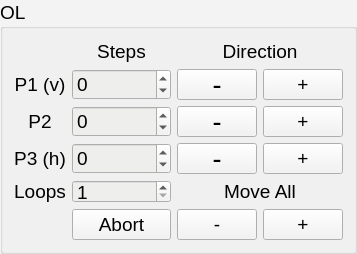
                  <widget class="QGroupBox" name="groupBoxUR_5">
                   <property name="sizePolicy">
                    <sizepolicy hsizetype="Expanding" vsizetype="Ignored">
                     <horstretch>0</horstretch>
                     <verstretch>0</verstretch>
                    </sizepolicy>
                   </property>
                   <property name="palette">
                    <palette>
                     <active>
                      <colorrole role="Button">
                       <brush brushstyle="SolidPattern">
                        <color alpha="255">
                         <red>243</red>
                         <green>243</green>
                         <blue>243</blue>
                        </color>
                       </brush>
                      </colorrole>
                      <colorrole role="Base">
                       <brush brushstyle="SolidPattern">
                        <color alpha="255">
                         <red>238</red>
                         <green>238</green>
                         <blue>236</blue>
                        </color>
                       </brush>
                      </colorrole>
                      <colorrole role="Window">
                       <brush brushstyle="SolidPattern">
                        <color alpha="255">
                         <red>243</red>
                         <green>243</green>
                         <blue>243</blue>
                        </color>
                       </brush>
                      </colorrole>
                     </active>
                     <inactive>
                      <colorrole role="Button">
                       <brush brushstyle="SolidPattern">
                        <color alpha="255">
                         <red>243</red>
                         <green>243</green>
                         <blue>243</blue>
                        </color>
                       </brush>
                      </colorrole>
                      <colorrole role="Base">
                       <brush brushstyle="SolidPattern">
                        <color alpha="255">
                         <red>238</red>
                         <green>238</green>
                         <blue>236</blue>
                        </color>
                       </brush>
                      </colorrole>
                      <colorrole role="Window">
                       <brush brushstyle="SolidPattern">
                        <color alpha="255">
                         <red>243</red>
                         <green>243</green>
                         <blue>243</blue>
                        </color>
                       </brush>
                      </colorrole>
                     </inactive>
                     <disabled>
                      <colorrole role="Button">
                       <brush brushstyle="SolidPattern">
                        <color alpha="255">
                         <red>243</red>
                         <green>243</green>
                         <blue>243</blue>
                        </color>
                       </brush>
                      </colorrole>
                      <colorrole role="Base">
                       <brush brushstyle="SolidPattern">
                        <color alpha="255">
                         <red>243</red>
                         <green>243</green>
                         <blue>243</blue>
                        </color>
                       </brush>
                      </colorrole>
                      <colorrole role="Window">
                       <brush brushstyle="SolidPattern">
                        <color alpha="255">
                         <red>243</red>
                         <green>243</green>
                         <blue>243</blue>
                        </color>
                       </brush>
                      </colorrole>
                     </disabled>
                    </palette>
                   </property>
                   <property name="font">
                    <font>
                     <pointsize>14</pointsize>
                    </font>
                   </property>
                   <property name="title">
                    <string>OL</string>
                   </property>
                   <layout class="QGridLayout" name="gridLayout_29">
                    <item row="4" column="0">
                     <widget class="QLabel" name="label_38">
                      <property name="sizePolicy">
                       <sizepolicy hsizetype="Expanding" vsizetype="Ignored">
                        <horstretch>0</horstretch>
                        <verstretch>0</verstretch>
                       </sizepolicy>
                      </property>
                      <property name="font">
                       <font>
                        <pointsize>14</pointsize>
                       </font>
                      </property>
                      <property name="text">
                       <string>Loops</string>
                      </property>
                      <property name="alignment">
                       <set>Qt::AlignCenter</set>
                      </property>
                     </widget>
                    </item>
                    <item row="1" column="1">
                     <widget class="QSpinBox" name="spinBoxStepsOLP1">
                      <property name="sizePolicy">
                       <sizepolicy hsizetype="Expanding" vsizetype="Ignored">
                        <horstretch>0</horstretch>
                        <verstretch>0</verstretch>
                       </sizepolicy>
                      </property>
                      <property name="font">
                       <font>
                        <pointsize>14</pointsize>
                       </font>
                      </property>
                      <property name="minimum">
                       <number>-100000</number>
                      </property>
                      <property name="maximum">
                       <number>100000</number>
                      </property>
                     </widget>
                    </item>
                    <item row="1" column="2">
                     <widget class="QPushButton" name="pushButtonGoOLP1m">
                      <property name="sizePolicy">
                       <sizepolicy hsizetype="Expanding" vsizetype="Ignored">
                        <horstretch>0</horstretch>
                        <verstretch>0</verstretch>
                       </sizepolicy>
                      </property>
                      <property name="font">
                       <font>
                        <pointsize>20</pointsize>
                       </font>
                      </property>
                      <property name="toolTip">
                       <string>Move just p1</string>
                      </property>
                      <property name="text">
                       <string>-</string>
                      </property>
                     </widget>
                    </item>
                    <item row="2" column="2">
                     <widget class="QPushButton" name="pushButtonGoOLP2m">
                      <property name="sizePolicy">
                       <sizepolicy hsizetype="Expanding" vsizetype="Ignored">
                        <horstretch>0</horstretch>
                        <verstretch>0</verstretch>
                       </sizepolicy>
                      </property>
                      <property name="font">
                       <font>
                        <pointsize>20</pointsize>
                       </font>
                      </property>
                      <property name="toolTip">
                       <string>Move just p2</string>
                      </property>
                      <property name="text">
                       <string>-</string>
                      </property>
                     </widget>
                    </item>
                    <item row="3" column="0">
                     <widget class="QLabel" name="label_62">
                      <property name="sizePolicy">
                       <sizepolicy hsizetype="Expanding" vsizetype="Ignored">
                        <horstretch>0</horstretch>
                        <verstretch>0</verstretch>
                       </sizepolicy>
                      </property>
                      <property name="font">
                       <font>
                        <pointsize>14</pointsize>
                       </font>
                      </property>
                      <property name="toolTip">
                       <string>Move beam horizontally</string>
                      </property>
                      <property name="text">
                       <string>P3 (h)</string>
                      </property>
                      <property name="alignment">
                       <set>Qt::AlignCenter</set>
                      </property>
                     </widget>
                    </item>
                    <item row="3" column="2">
                     <widget class="QPushButton" name="pushButtonGoOLP3m">
                      <property name="sizePolicy">
                       <sizepolicy hsizetype="Expanding" vsizetype="Ignored">
                        <horstretch>0</horstretch>
                        <verstretch>0</verstretch>
                       </sizepolicy>
                      </property>
                      <property name="font">
                       <font>
                        <pointsize>20</pointsize>
                       </font>
                      </property>
                      <property name="text">
                       <string>-</string>
                      </property>
                     </widget>
                    </item>
                    <item row="2" column="0">
                     <widget class="QLabel" name="label_63">
                      <property name="sizePolicy">
                       <sizepolicy hsizetype="Expanding" vsizetype="Ignored">
                        <horstretch>0</horstretch>
                        <verstretch>0</verstretch>
                       </sizepolicy>
                      </property>
                      <property name="font">
                       <font>
                        <pointsize>14</pointsize>
                       </font>
                      </property>
                      <property name="text">
                       <string>P2</string>
                      </property>
                      <property name="alignment">
                       <set>Qt::AlignCenter</set>
                      </property>
                     </widget>
                    </item>
                    <item row="1" column="0">
                     <widget class="QLabel" name="label_39">
                      <property name="sizePolicy">
                       <sizepolicy hsizetype="Expanding" vsizetype="Ignored">
                        <horstretch>0</horstretch>
                        <verstretch>0</verstretch>
                       </sizepolicy>
                      </property>
                      <property name="font">
                       <font>
                        <pointsize>14</pointsize>
                       </font>
                      </property>
                      <property name="toolTip">
                       <string>Move the beam vertically</string>
                      </property>
                      <property name="text">
                       <string>P1 (v)</string>
                      </property>
                      <property name="alignment">
                       <set>Qt::AlignCenter</set>
                      </property>
                     </widget>
                    </item>
                    <item row="2" column="1">
                     <widget class="QSpinBox" name="spinBoxStepsOLP2">
                      <property name="sizePolicy">
                       <sizepolicy hsizetype="Expanding" vsizetype="Ignored">
                        <horstretch>0</horstretch>
                        <verstretch>0</verstretch>
                       </sizepolicy>
                      </property>
                      <property name="font">
                       <font>
                        <pointsize>14</pointsize>
                       </font>
                      </property>
                      <property name="minimum">
                       <number>-100000</number>
                      </property>
                      <property name="maximum">
                       <number>100000</number>
                      </property>
                     </widget>
                    </item>
                    <item row="3" column="1">
                     <widget class="QSpinBox" name="spinBoxStepsOLP3">
                      <property name="sizePolicy">
                       <sizepolicy hsizetype="Expanding" vsizetype="Ignored">
                        <horstretch>0</horstretch>
                        <verstretch>0</verstretch>
                       </sizepolicy>
                      </property>
                      <property name="font">
                       <font>
                        <pointsize>14</pointsize>
                       </font>
                      </property>
                      <property name="toolTip">
                       <string>Number of steps to p3</string>
                      </property>
                      <property name="minimum">
                       <number>-100000</number>
                      </property>
                      <property name="maximum">
                       <number>100000</number>
                      </property>
                     </widget>
                    </item>
                    <item row="4" column="1">
                     <widget class="QSpinBox" name="spinBoxLoopsOL">
                      <property name="sizePolicy">
                       <sizepolicy hsizetype="Expanding" vsizetype="Ignored">
                        <horstretch>0</horstretch>
                        <verstretch>0</verstretch>
                       </sizepolicy>
                      </property>
                      <property name="font">
                       <font>
                        <pointsize>14</pointsize>
                       </font>
                      </property>
                      <property name="minimum">
                       <number>1</number>
                      </property>
                     </widget>
                    </item>
                    <item row="1" column="3">
                     <widget class="QPushButton" name="pushButtonGoOLP1p">
                      <property name="font">
                       <font>
                        <pointsize>14</pointsize>
                       </font>
                      </property>
                      <property name="text">
                       <string>+</string>
                      </property>
                     </widget>
                    </item>
                    <item row="2" column="3">
                     <widget class="QPushButton" name="pushButtonGoOLP2p">
                      <property name="font">
                       <font>
                        <pointsize>14</pointsize>
                       </font>
                      </property>
                      <property name="text">
                       <string>+</string>
                      </property>
                     </widget>
                    </item>
                    <item row="3" column="3">
                     <widget class="QPushButton" name="pushButtonGoOLP3p">
                      <property name="font">
                       <font>
                        <pointsize>14</pointsize>
                       </font>
                      </property>
                      <property name="text">
                       <string>+</string>
                      </property>
                     </widget>
                    </item>
                    <item row="0" column="0">
                     <widget class="QLabel" name="labelLedOL">
                      <property name="enabled">
                       <bool>true</bool>
                      </property>
                      <property name="sizePolicy">
                       <sizepolicy hsizetype="Expanding" vsizetype="Ignored">
                        <horstretch>0</horstretch>
                        <verstretch>0</verstretch>
                       </sizepolicy>
                      </property>
                      <property name="minimumSize">
                       <size>
                        <width>21</width>
                        <height>21</height>
                       </size>
                      </property>
                      <property name="maximumSize">
                       <size>
                        <width>21</width>
                        <height>21</height>
                       </size>
                      </property>
                      <property name="font">
                       <font>
                        <pointsize>14</pointsize>
                       </font>
                      </property>
                      <property name="toolTip">
                       <string>Red: Unable to send motion command</string>
                      </property>
                      <property name="text">
                       <string/>
                      </property>
                      <property name="pixmap">
                       <pixmap>icons/green-led-on.png</pixmap>
                      </property>
                      <property name="scaledContents">
                       <bool>true</bool>
                      </property>
                      <property name="alignment">
                       <set>Qt::AlignCenter</set>
                      </property>
                     </widget>
                    </item>
                    <item row="5" column="1">
                     <widget class="QPushButton" name="pushButtonAbortOL">
                      <property name="sizePolicy">
                       <sizepolicy hsizetype="Expanding" vsizetype="Ignored">
                        <horstretch>0</horstretch>
                        <verstretch>0</verstretch>
                       </sizepolicy>
                      </property>
                      <property name="font">
                       <font>
                        <pointsize>14</pointsize>
                       </font>
                      </property>
                      <property name="toolTip">
                       <string>Abort the motion of all piezos</string>
                      </property>
                      <property name="text">
                       <string>Abort</string>
                      </property>
                     </widget>
                    </item>
                    <item row="5" column="2">
                     <widget class="QPushButton" name="pushButtonGoOLm">
                      <property name="sizePolicy">
                       <sizepolicy hsizetype="Expanding" vsizetype="Ignored">
                        <horstretch>0</horstretch>
                        <verstretch>0</verstretch>
                       </sizepolicy>
                      </property>
                      <property name="font">
                       <font>
                        <pointsize>14</pointsize>
                       </font>
                      </property>
                      <property name="toolTip">
                       <string>Move all piezos</string>
                      </property>
                      <property name="text">
                       <string>-</string>
                      </property>
                     </widget>
                    </item>
                    <item row="5" column="3">
                     <widget class="QPushButton" name="pushButtonGoOLp">
                      <property name="text">
                       <string>+</string>
                      </property>
                     </widget>
                    </item>
                    <item row="4" column="2" colspan="2">
                     <widget class="QLabel" name="label_21">
                      <property name="font">
                       <font>
                        <pointsize>14</pointsize>
                       </font>
                      </property>
                      <property name="text">
                       <string>Move All</string>
                      </property>
                      <property name="alignment">
                       <set>Qt::AlignCenter</set>
                      </property>
                     </widget>
                    </item>
                    <item row="0" column="1">
                     <widget class="QLabel" name="label_64">
                      <property name="sizePolicy">
                       <sizepolicy hsizetype="Expanding" vsizetype="Ignored">
                        <horstretch>0</horstretch>
                        <verstretch>0</verstretch>
                       </sizepolicy>
                      </property>
                      <property name="font">
                       <font>
                        <pointsize>14</pointsize>
                       </font>
                      </property>
                      <property name="text">
                       <string>Steps</string>
                      </property>
                      <property name="alignment">
                       <set>Qt::AlignCenter</set>
                      </property>
                     </widget>
                    </item>
                    <item row="0" column="2" colspan="2">
                     <widget class="QLabel" name="label_26">
                      <property name="font">
                       <font>
                        <pointsize>14</pointsize>
                       </font>
                      </property>
                      <property name="text">
                       <string>Direction</string>
                      </property>
                      <property name="alignment">
                       <set>Qt::AlignCenter</set>
                      </property>
                     </widget>
                    </item>
                   </layout>
                  </widget>
